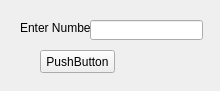
<?xml version="1.0" encoding="UTF-8"?>
<ui version="4.0">
 <class>Form</class>
 <widget class="QWidget" name="Form">
  <property name="geometry">
   <rect>
    <x>0</x>
    <y>0</y>
    <width>220</width>
    <height>91</height>
   </rect>
  </property>
  <property name="windowTitle">
   <string>Form</string>
  </property>
  <widget class="QPushButton" name="button">
   <property name="geometry">
    <rect>
     <x>40</x>
     <y>50</y>
     <width>75</width>
     <height>23</height>
    </rect>
   </property>
   <property name="text">
    <string>PushButton</string>
   </property>
  </widget>
  <widget class="QLabel" name="label">
   <property name="geometry">
    <rect>
     <x>20</x>
     <y>20</y>
     <width>101</width>
     <height>16</height>
    </rect>
   </property>
   <property name="text">
    <string>Enter Number</string>
   </property>
  </widget>
  <widget class="QLineEdit" name="input">
   <property name="geometry">
    <rect>
     <x>90</x>
     <y>20</y>
     <width>113</width>
     <height>20</height>
    </rect>
   </property>
  </widget>
  <widget class="QLabel" name="label_2">
   <property name="geometry">
    <rect>
     <x>130</x>
     <y>50</y>
     <width>47</width>
     <height>16</height>
    </rect>
   </property>
   <property name="text">
    <string/>
   </property>
  </widget>
 </widget>
 <resources/>
 <connections/>
</ui>
